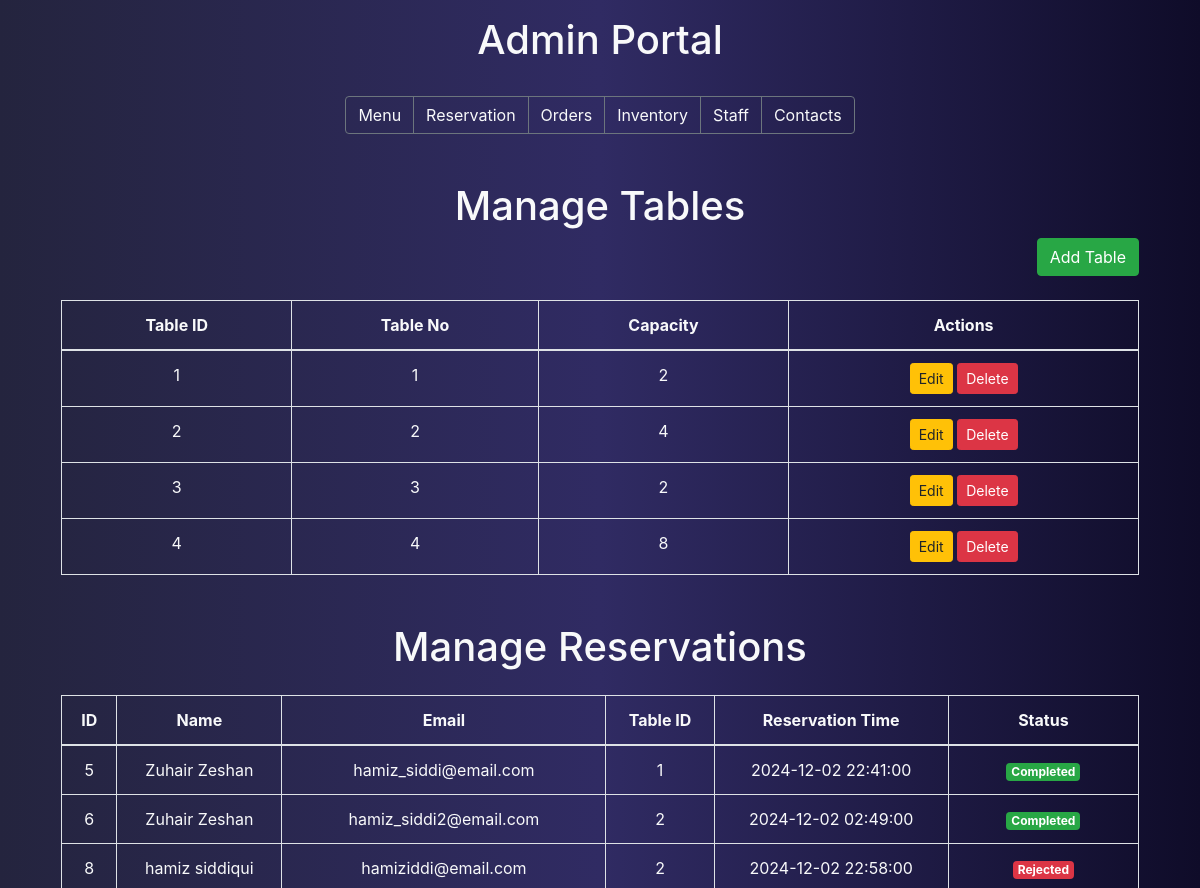
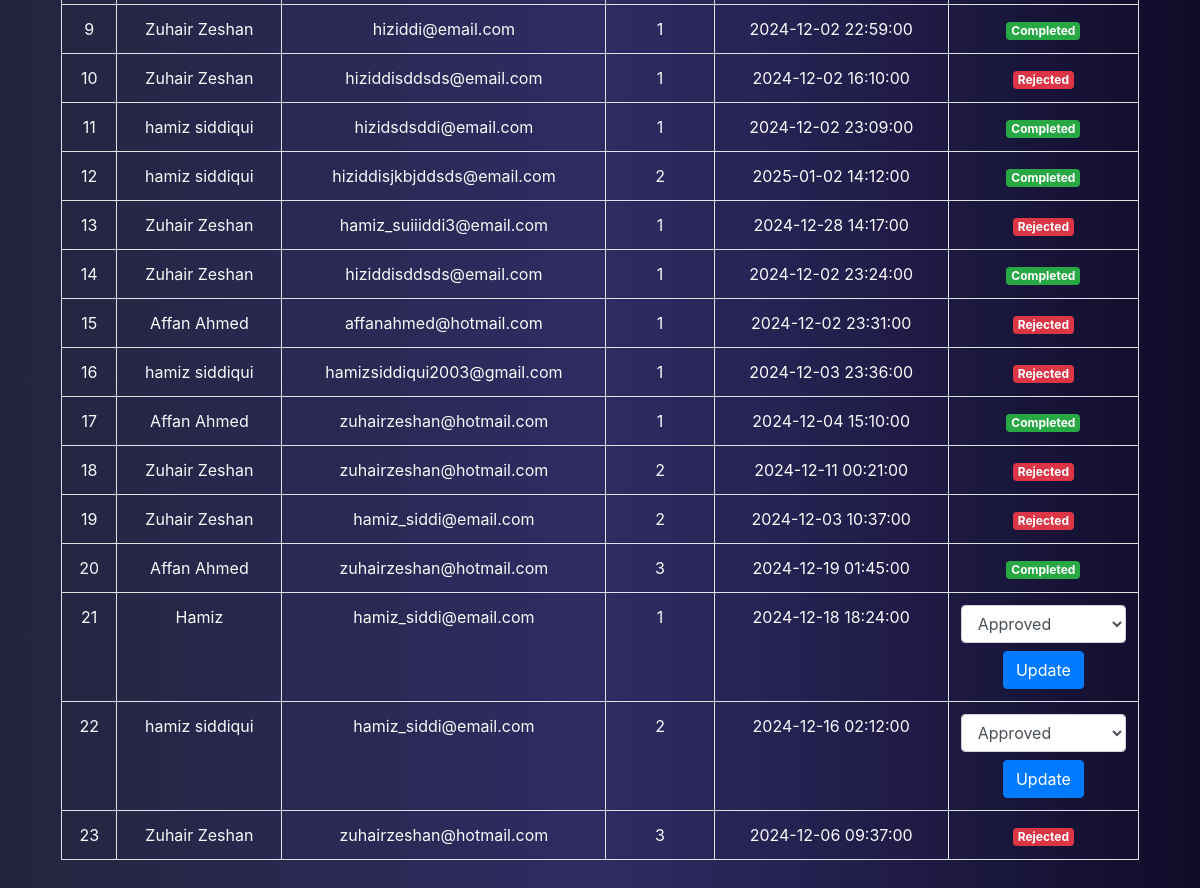
/admin_reserve.php, run on the app's committed database (2 pictures, top to bottom).
### tables this page shows
CREATE TABLE `tables` (
  `Id` int(11) NOT NULL,
  `Table_no` int(11) NOT NULL,
  `seats` int(11) NOT NULL,
  `is_occupied` tinyint(1) NOT NULL DEFAULT 0
);

CREATE TABLE `reservations` (
  `id` int(11) NOT NULL,
  `customer_name` varchar(100) DEFAULT NULL,
  `customer_email` varchar(100) DEFAULT NULL,
  `table_id` int(11) DEFAULT NULL,
  `User_id` int(11) NOT NULL,
  `reservation_time` datetime DEFAULT NULL,
  `status` enum('pending','approved','rejected','completed') DEFAULT 'pending'
);

### admin_reserve.php (the view, shortened to what this page needs)
<!DOCTYPE html>
<html lang="en">
<head>
    <link rel="stylesheet" href="https://stackpath.bootstrapcdn.com/bootstrap/4.5.2/css/bootstrap.min.css">
</head>
<body>
<?php include '_dbconnect.php'; ?>
<section class="bg-color text-center" style="min-height: 600px;">
  <div class="container">
    <div class="row text-light p-3">
    <div class="col">
        <?php include 'admin_navbar.php';?>
    </div>
    <div class="container mt-5">
        <h1 class="text-center">Manage Tables</h1>
        <div class="d-flex justify-content-end mb-3">
            <button class="btn btn-success" data-toggle="modal" data-target="#addTableModal">Add Table</button>
        </div>
        <table class="table table-bordered mt-4 text-light">
            <thead>
                <tr>
                    <th>Table ID</th>
                    <th>Table No</th>
                    <th>Capacity</th>
                    <th>Actions</th>
                </tr>
            </thead>
            <tbody>
                <?php
                $result = $conn->query("SELECT * FROM tables");
                while ($row = $result->fetch_assoc()) {
                    echo "<tr>
                            <td>" . $row['Id'] . "</td>
                            <td>" . $row['Table_no'] . "</td>
                            <td>" . $row['seats'] . "</td>
                            <td>
                                <button class='btn btn-warning btn-sm' data-toggle='modal' data-target='#editTableModal'
                                        data-id='" . $row['Id'] . "' data-table_no='" . $row['Table_no'] . "'
                                        data-seats='" . $row['seats'] . "'>Edit</button>
                                <a href='admin_reserve.php?action=delete&id=" . $row['Id'] . "' class='btn btn-danger btn-sm' onclick='return confirmDelete();'>Delete</a>
                            </td>
                        </tr>";
                }
                ?>
            </tbody>
        </table>
        <h1 class="text-center mt-5">Manage Reservations</h1>
        <table class="table table-bordered mt-4 text-light">
            <thead>
                <tr>
                    <th>ID</th>
                    <th>Name</th>
                    <th>Email</th>
                    <th>Table ID</th>
                    <th>Reservation Time</th>
                    <th>Status</th>
                </tr>
            </thead>
            <tbody>
                <?php
                $result = $conn->query("SELECT * FROM reservations");
                while ($row = $result->fetch_assoc()) {
                    echo "<tr>
                            <td>" . $row['id'] . "</td>
                            <td>" . $row['customer_name'] . "</td>
                            <td>" . $row['customer_email'] . "</td>
                            <td>" . $row['table_id'] . "</td>
                            <td>" . $row['reservation_time'] . "</td>
                            <td>";
                    if ($row['status'] === 'completed') {
                        echo "<span class='badge badge-success'>Completed</span>";
                    } elseif ($row['status'] === 'rejected') {
                        echo "<span class='badge badge-danger'>Rejected</span>";
                    } else {
                        echo "<form method='POST' action='update_reserv.php' class='update-form'>
                                <input type='hidden' name='reservation_id' value='" . $row['id'] . "'>
                                <select name='status' class='form-control status-select'>";
                        $statuses = ['pending', 'approved', 'rejected', 'completed'];
                        foreach ($statuses as $status) {
                            $selected = ($status === $row['status']) ? 'selected' : '';
                            echo "<option value='$status' $selected>" . ucfirst($status) . "</option>";
                        }
                        echo "      </select>
                                    <button type='submit' class='btn btn-primary mt-2 update-button'>Update</button>
                                </form>";
                    }
                    echo "</td></tr>";
                }
                ?>
            </tbody>
        </table>
    </div>
    </div>
  </div>
</section>
</body>
</html>

### admin_navbar.php (style rules this page uses)
.bg-color { background: #0f0c29; background: -webkit-linear-gradient(to right, #24243e, #302b63, #0f0c29); background: linear-gradient(to right, #24243e, #302b63, #0f0c29); }

### data on the page
tables: Id "1", Table_no "1", seats "2"
tables: Id "2", Table_no "2", seats "4"
tables: Id "3", Table_no "3", seats "2"
tables: Id "4", Table_no "4", seats "8"
reservations: id "5", customer_name "Zuhair Zeshan", customer_email "hamiz_siddi@email.com", table "1", reservation_time "2024-12-02 22:41:00", status "Completed"
reservations: id "6", customer_name "Zuhair Zeshan", customer_email "hamiz_siddi2@email.com", table "2", reservation_time "2024-12-02 02:49:00", status "Completed"
reservations: id "8", customer_name "hamiz siddiqui", customer_email "hamiziddi@email.com", table "2", reservation_time "2024-12-02 22:58:00", status "Rejected"
reservations: id "9", customer_name "Zuhair Zeshan", customer_email "hiziddi@email.com", table "1", reservation_time "2024-12-02 22:59:00", status "Completed"
reservations: id "10", customer_name "Zuhair Zeshan", customer_email "hiziddisddsds@email.com", table "1", reservation_time "2024-12-02 16:10:00", status "Rejected"
reservations: id "11", customer_name "hamiz siddiqui", customer_email "hizidsdsddi@email.com", table "1", reservation_time "2024-12-02 23:09:00", status "Completed"
reservations: id "12", customer_name "hamiz siddiqui", customer_email "hiziddisjkbjddsds@email.com", table "2", reservation_time "2025-01-02 14:12:00", status "Completed"
reservations: id "13", customer_name "Zuhair Zeshan", customer_email "hamiz_suiiiddi3@email.com", table "1", reservation_time "2024-12-28 14:17:00", status "Rejected"
reservations: id "14", customer_name "Zuhair Zeshan", customer_email "hiziddisddsds@email.com", table "1", reservation_time "2024-12-02 23:24:00", status "Completed"
reservations: id "15", customer_name "Affan Ahmed", customer_email "affanahmed@hotmail.com", table "1", reservation_time "2024-12-02 23:31:00", status "Rejected"
reservations: id "16", customer_name "hamiz siddiqui", customer_email "hamizsiddiqui2003@gmail.com", table "1", reservation_time "2024-12-03 23:36:00", status "Rejected"
reservations: id "17", customer_name "Affan Ahmed", customer_email "zuhairzeshan@hotmail.com", table "1", reservation_time "2024-12-04 15:10:00", status "Completed"
reservations: id "18", customer_name "Zuhair Zeshan", customer_email "zuhairzeshan@hotmail.com", table "2", reservation_time "2024-12-11 00:21:00", status "Rejected"
reservations: id "19", customer_name "Zuhair Zeshan", customer_email "hamiz_siddi@email.com", table "2", reservation_time "2024-12-03 10:37:00", status "Rejected"
reservations: id "20", customer_name "Affan Ahmed", customer_email "zuhairzeshan@hotmail.com", table "3", reservation_time "2024-12-19 01:45:00", status "Completed"
reservations: id "21", customer_name "Hamiz", customer_email "hamiz_siddi@email.com", table "1", reservation_time "2024-12-18 18:24:00"
reservations: id "22", customer_name "hamiz siddiqui", customer_email "hamiz_siddi@email.com", table "2", reservation_time "2024-12-16 02:12:00"
reservations: id "23", customer_name "Zuhair Zeshan", customer_email "zuhairzeshan@hotmail.com", table "3", reservation_time "2024-12-06 09:37:00", status "Rejected"

### other printed values
form field status "Approved"
